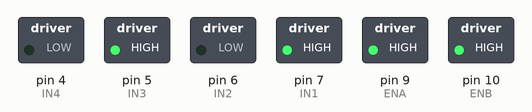
The sketch below on a simulated Arduino Uno, built with avr-gcc and run on an emulated ATmega328P. Shown: switched loads named in the sketch (green lamp = pin HIGH).

Above: at 0.1 s.
Timing chart, 0 to 1.6 s (numbered marks = the images above):
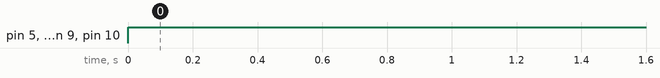

The sketch:

motor_direction_test.ino
```cpp
// motor_direction_test.ino
//
// Drives both motors continuously forward at full speed. The first thing to
// upload when wiring a new chassis: it answers "do the motors turn, and do
// both wheels drive the vehicle the same way?"
//
// STATUS: verified. Confirmed working after the two fixes below.
//
// ── TWO THINGS THAT COST REAL DEBUGGING TIME ─────────────────────────────
//
// 1. COMMON GROUND. The Arduino GND and the L298N GND must be tied together.
//    Without it the motors do absolutely nothing and no error appears
//    anywhere — it looks like a code problem and it isn't.
//
// 2. ONE MOTOR IS MOUNTED MIRRORED. Because the two motors face opposite
//    directions on the chassis, identical logic levels spin them in opposite
//    rotational directions, so the vehicle turns on the spot instead of
//    driving forward. Fixed by physically reversing one motor's output leads
//    at the L298N, not in software. If you rewire this chassis, that swap has
//    to be preserved or the code below stops meaning what it says.
//
// ── WIRING ────────────────────────────────────────────────────────────────
//   L298N IN1 -> D7      L298N IN3 -> D5      L298N ENA -> D9  (PWM)
//   L298N IN2 -> D6      L298N IN4 -> D4      L298N ENB -> D10 (PWM)
//   L298N GND -> Arduino GND    (see note 1)
//   Motor A -> OUT1/OUT2        Motor B -> OUT3/OUT4
//   Battery + -> L298N motor supply, Battery - -> L298N GND
//
// Remove the ENA/ENB jumpers before driving those pins with PWM. Leave them
// fitted only if running at fixed full speed off the 5V rail.

const int IN1 = 7;
const int IN2 = 6;
const int IN3 = 5;
const int IN4 = 4;
const int ENA = 9;
const int ENB = 10;

void setup() {
  pinMode(IN1, OUTPUT);
  pinMode(IN2, OUTPUT);
  pinMode(IN3, OUTPUT);
  pinMode(IN4, OUTPUT);
  pinMode(ENA, OUTPUT);
  pinMode(ENB, OUTPUT);
}

void loop() {
  // Both motors forward
  digitalWrite(IN1, HIGH);
  digitalWrite(IN2, LOW);
  digitalWrite(IN3, HIGH);
  digitalWrite(IN4, LOW);

  analogWrite(ENA, 255);
  analogWrite(ENB, 255);
}
```

Measured:
- by itself, pin 5 (IN3), pin 7 (IN1), pin 9 (ENA), pin 10 (ENB): LOW → HIGH at 0.00 s
